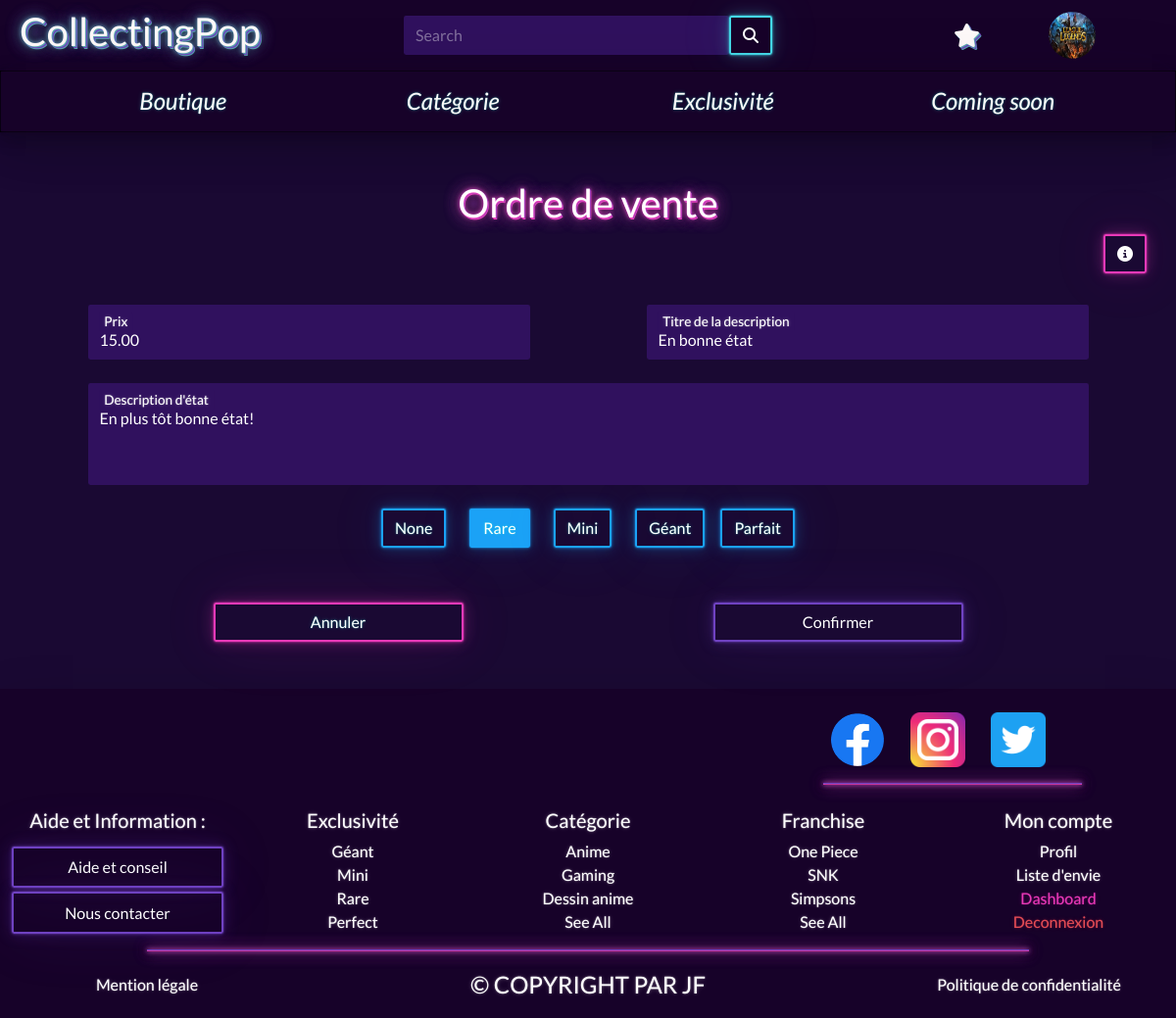
/Modification-offres_63 (signed in), run on the app's committed database.
### tables this page shows
CREATE TABLE `s4u3u_offers` (
  `id` int(11) NOT NULL AUTO_INCREMENT,
  `date` datetime NOT NULL,
  `price` decimal(15,2) NOT NULL,
  `nbrClick` int(11) NOT NULL,
  `id_pops` int(11) NOT NULL,
  `id_exclusivities` int(11) NOT NULL,
  `id_status` int(11) NOT NULL,
  `id_users` int(11) NOT NULL,
  PRIMARY KEY (`id`),
  KEY `offers_pops0_FK` (`id_pops`),
  KEY `offers_status2_FK` (`id_status`),
  KEY `offers_exclusivities_FK` (`id_exclusivities`),
  KEY `offers_users_FK` (`id_users`),
  CONSTRAINT `s4u3u_offers_ibfk_1` FOREIGN KEY (`id_pops`) REFERENCES `s4u3u_pops` (`id`) ON DELETE CASCADE,
  CONSTRAINT `s4u3u_offers_ibfk_2` FOREIGN KEY (`id_users`) REFERENCES `s4u3u_users` (`id`) ON DELETE CASCADE,
  CONSTRAINT `s4u3u_offers_ibfk_4` FOREIGN KEY (`id_exclusivities`) REFERENCES `s4u3u_exclusivities` (`id`) ON DELETE CASCADE,
  CONSTRAINT `s4u3u_offers_ibfk_5` FOREIGN KEY (`id_status`) REFERENCES `s4u3u_status` (`id`) ON DELETE CASCADE
);

CREATE TABLE `s4u3u_status` (
  `id` int(11) NOT NULL AUTO_INCREMENT,
  `name` varchar(50) NOT NULL,
  `description` text NOT NULL,
  PRIMARY KEY (`id`)
);

### models/database.php (called while the page is built)
<?php
class database
{
    private static $db = NULL;
    protected function __construct()
    {
        if (is_null(self::$db)) {
            try {
                self::$db = new PDO('mysql:host=localhost; dbname=collectingpop;charset=UTF8', 'root', 'Aled2525');
                self::$db->setAttribute(PDO::ATTR_ERRMODE, PDO::ERRMODE_EXCEPTION);
            } catch (Exception $error) {
                die($error->getMessage());
            }
        }
        return self::$db;
    }
}

### controllers/updateOfferController.php (called while the page is built, shortened)
<?php
$offer = new offers();
$status = new status();
$offer->id = $_GET['id'];
$offers = $offer->getOfferByIdForUpdate();
$status->id = $offers->id_status;
$statusGet = $status->getStatusById();

### models/offersModel.php (called while the page is built, shortened)
<?php
class offers extends database
{
    public $id;
    protected $db;
    public function __construct()
    {
        $this->db = parent::__construct();
    }
    public function getOfferByIdForUpdate()
    {
        $query = 'SELECT `price`,`id_status`,id_exclusivities
        FROM s4u3u_offers AS offer
        WHERE id=:id';
        $queryPrepare = $this->db->prepare($query);
        $queryPrepare->bindValue(':id', $this->id, PDO::PARAM_INT);
        $queryPrepare->execute();
        return $queryPrepare->fetch(PDO::FETCH_OBJ);
    }
}

### models/statusModel.php (called while the page is built, shortened)
<?php
class status extends database
{
    public $id;
    protected $db;
    public function __construct()
    {
        $this->db = parent::__construct();
    }
    public function getStatusById()
    {
        $query = 'SELECT `name`,`description`
        FROM `s4u3u_status`
        WHERE id=:id';
        $queryPrepare = $this->db->prepare($query);
        $queryPrepare->bindValue(':id', $this->id, PDO::PARAM_INT);
        $queryPrepare->execute();
        return $queryPrepare->fetch(PDO::FETCH_OBJ);
    }
}

### updateOffer.php (the view, shortened to what this page needs)
<?php
require_once 'models/database.php';
require_once 'models/offersModel.php';
require_once 'models/statusModel.php';
require_once 'controllers/updateOfferController.php';
require_once 'include/header.php'; ?>
<form action="Modification-offres_<?= $_GET['id'];?>" method="POST" class="container my-5 d-grid gap-2 logIn" enctype="multipart/form-data">
    <div class="row">
        <h3 class="text-center fs-1 text-white mb-3 pagesTitles">Ordre de vente</h3>
    </div>
    <div class="row d-flex justify-content-end mb-4">
        <button type="button" class="btn btn-outline-secondary col-auto" data-bs-container="body" data-bs-toggle="popover" data-bs-placement="left" data-bs-trigger="hover" data-bs-html="true" data-bs-content="Il faut saisir au moins le nom <br /> de la pop ou son numéro">
            <i class="fas fa-info-circle"></i>
        </button>
    </div>
    <div class="row">
        <div class="container d-grid gap-4">
            <fieldset class="row d-flex gap-lg-0 gap-3">
                <div class="col-md-5 border  mx-auto form-floating">
                    <input class="form-control <?= isset($formErrors['price']) ? 'is-invalid' : '' ?>" value="<?= $offers->price ?>" type="text" name="price" id="price" placeholder=" ">
                    <label class="ms-3 text-white" for="price">Prix</label>
                </div>
                <div class="col-md-5 border  mx-auto form-floating">
                    <input class="form-control <?= isset($formErrors['statusTitle']) ? 'is-invalid' : '' ?>" value="<?= $statusGet->name; ?>" type="text" name="statusTitle" id="statusTitle" placeholder=" ">
                    <label class="ms-3 text-white" for="statusTitle">Titre&nbsp;de&nbsp;la&nbsp;description</label>
                </div>
            </fieldset>
            <fieldset class="row d-flex gap-lg-0 gap-3">
                <div class="col-md-11 border  mx-auto form-floating">
                    <textarea class="form-control <?= isset($formErrors['statusDescription']) ? 'is-invalid' : '' ?>" name="statusDescription" id="statusDescription" maxlength="370" placeholder=" "><?= $statusGet->description; ?></textarea>
                    <label class="ms-3 text-white floatingTextarea" for="statusDescription">Description d'état</label>
                </div>
            </fieldset>
            <fieldset class="row d-flex gap-lg-0 gap-3 justify-content-evenly mx-md-auto">
                <div class="col">
                    <label class="btn btn-outline-info" for="offerExclusivityNone">None</label>
                </div>
                <div class="col">
                    <label class="btn btn-outline-info" for="offerExclusivityRare">Rare</label>
                </div>
                <div class="col">
                    <label class="btn btn-outline-info" for="offerExclusivityMini">Mini</label>
                </div>
                <div class="col-md d-flex gap-3 text-center">
                    <div class="col">
                        <label class="btn btn-outline-info" for="offerExclusivityGeant">Géant</label>
                    </div>
                    <div class="col">
                        <label class="btn btn-outline-info" for="offerExclusivityPerfect">Parfait</label>
                    </div>
                </div>
            </fieldset>
        </div>
    </div>
    <div class="row mx-lg-5 mx-2 justify-content-around mt-5">
        <a type="button" class="btn btn-outline-secondary col-lg-3 col-5" href="Profil">Annuler</a>
        <button type="submit" class="btn btn-outline-primary col-lg-3 col-5">Confirmer</button>
    </div>
</form>
<?php require_once 'include/footer.php'; ?>

### assets/css/style.css (style rules this page uses)
body { overflow-x: hidden; }
.pagesTitles { text-shadow: 0.5px 0.5px 0px #e840ba, 1px 1px 0px #6e41be, 1.5px 1.5px 0px #e840ba, 0px 0px 5px #e840ba, 0px 0px 10px #020402, 0px 0px 15px #e840ba, 0px 0px 5px #6e41be, 0px 0px 10px #020402, 0px 0px 15px #6e41be; margin: 0 !important; }
#statusDescription { height: 13vh; resize: none; }

### data on the page
s4u3u_offers: price "15.00"
s4u3u_status: statusTitle "En bonne état", statusDescription "En plus tôt bonne état!"
